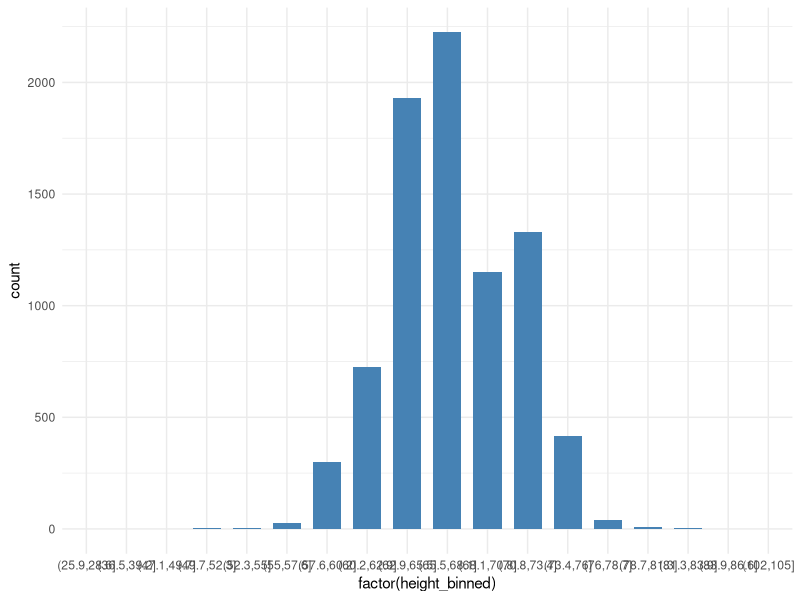
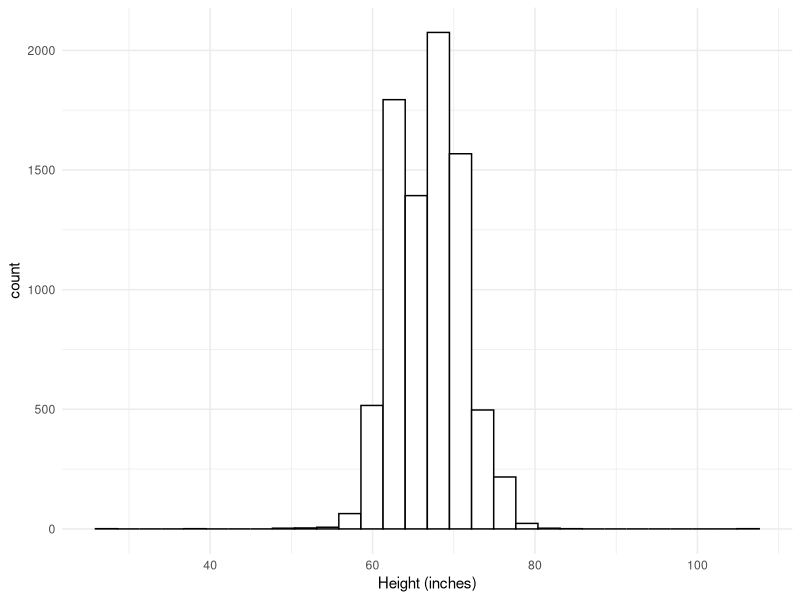
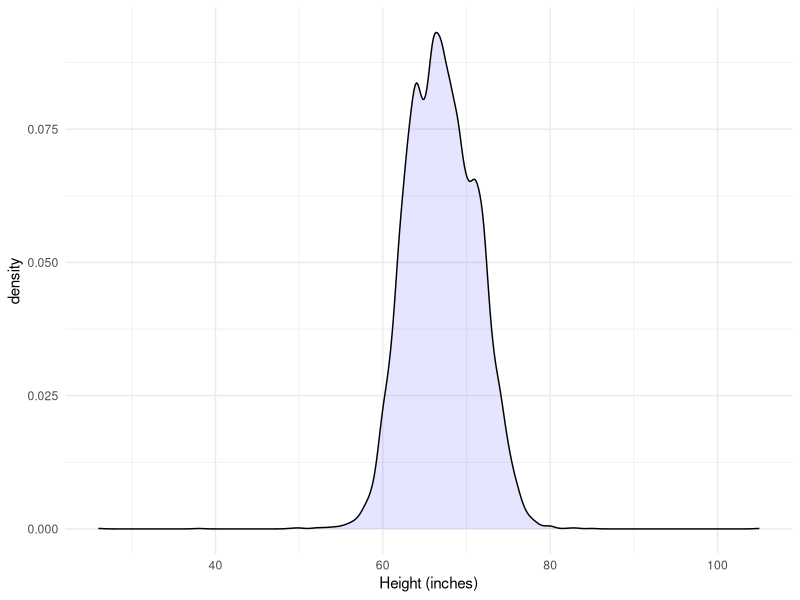
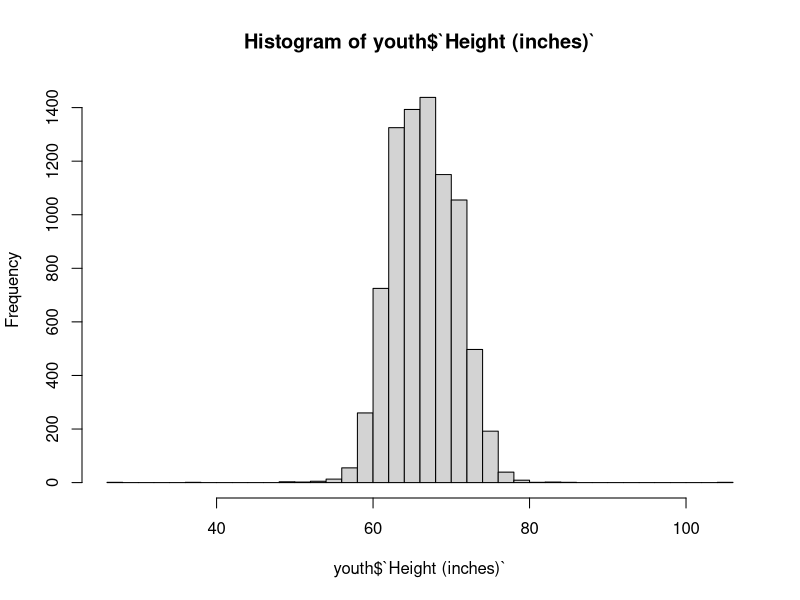
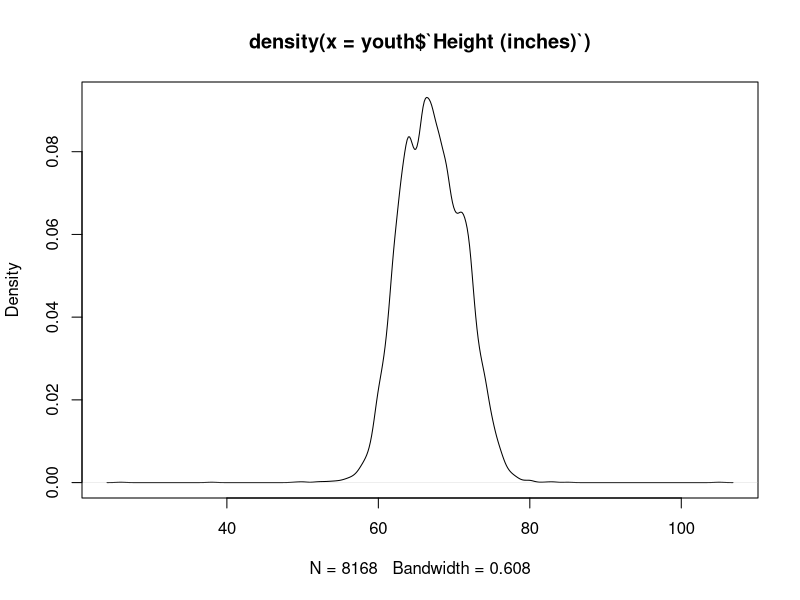

The R source for these figures, in order:
library(dplyr)
library(purrr)
library(ggplot2)
library(tidyr)
library(tidyverse)

# read the dataset
youth = read_csv("youth.csv")

# lets see what it constains
glimpse(youth)

# another view
View(youth)

# lets bin the data and plot a bar chart
# this is a dscrete version of the distribution
summary(youth$`Height (inches)`)
NUM_BINS <- 30
youth$height_binned <- cut(youth$`Height (inches)`, breaks = NUM_BINS)
View(youth)

youth %>%
  ggplot(aes(x = factor(height_binned)))+
  geom_bar(stat="count", width=0.7, fill="steelblue")+
  theme_minimal()

# plot a histogram of the height field
youth %>%
  ggplot(aes(x=`Height (inches)`)) + 
  geom_histogram(aes(fill=I("white"), col=I("black"))) + 
  theme_minimal()

# now a density plot
# this is a continous version of the distribution
youth %>%
  ggplot(aes(`Height (inches)`)) +
  geom_density(alpha = 0.1, fill = I("blue")) + 
  theme_minimal()

hist(youth$`Height (inches)`, breaks=30)
plot(density(youth$`Height (inches)`))
